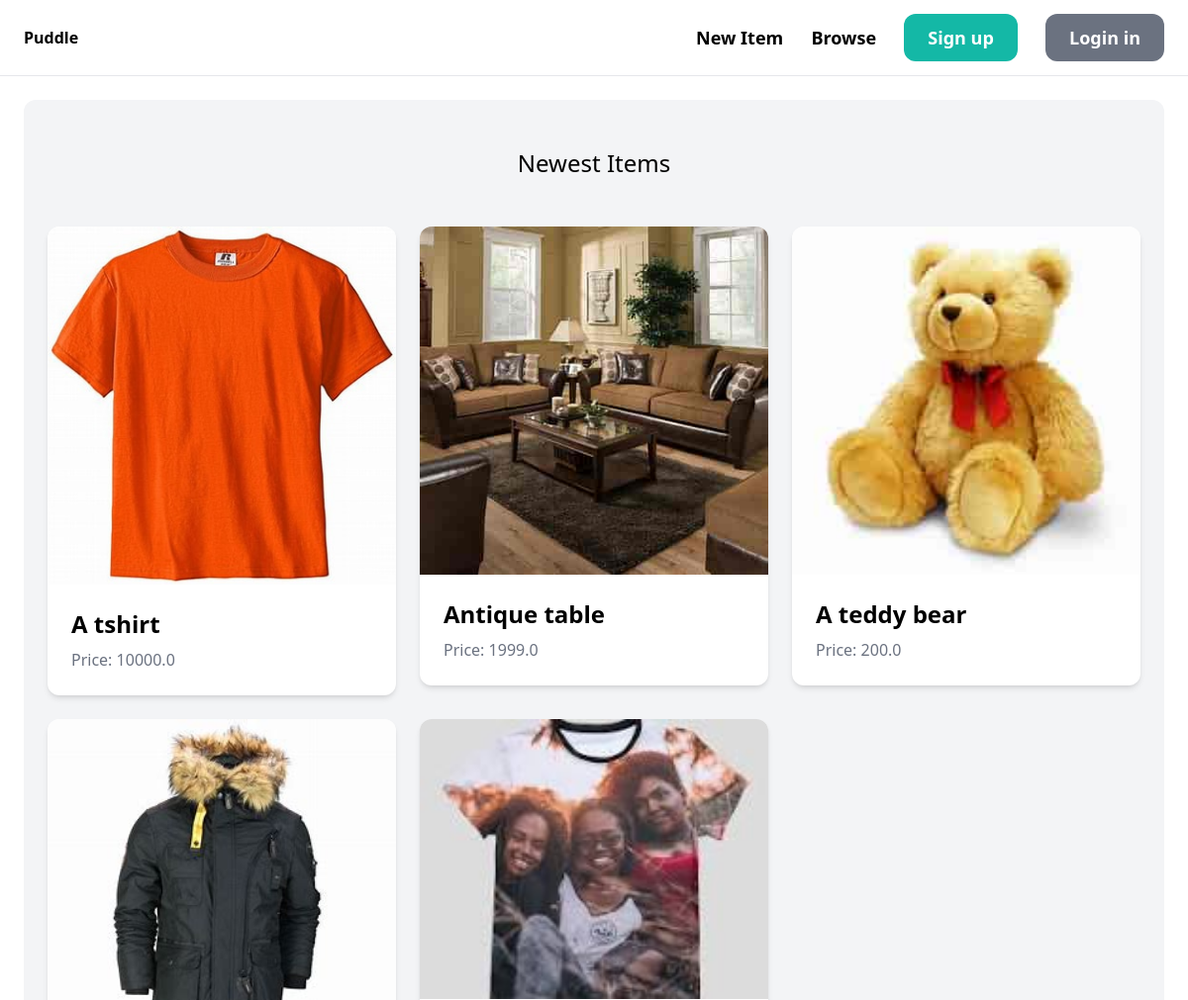
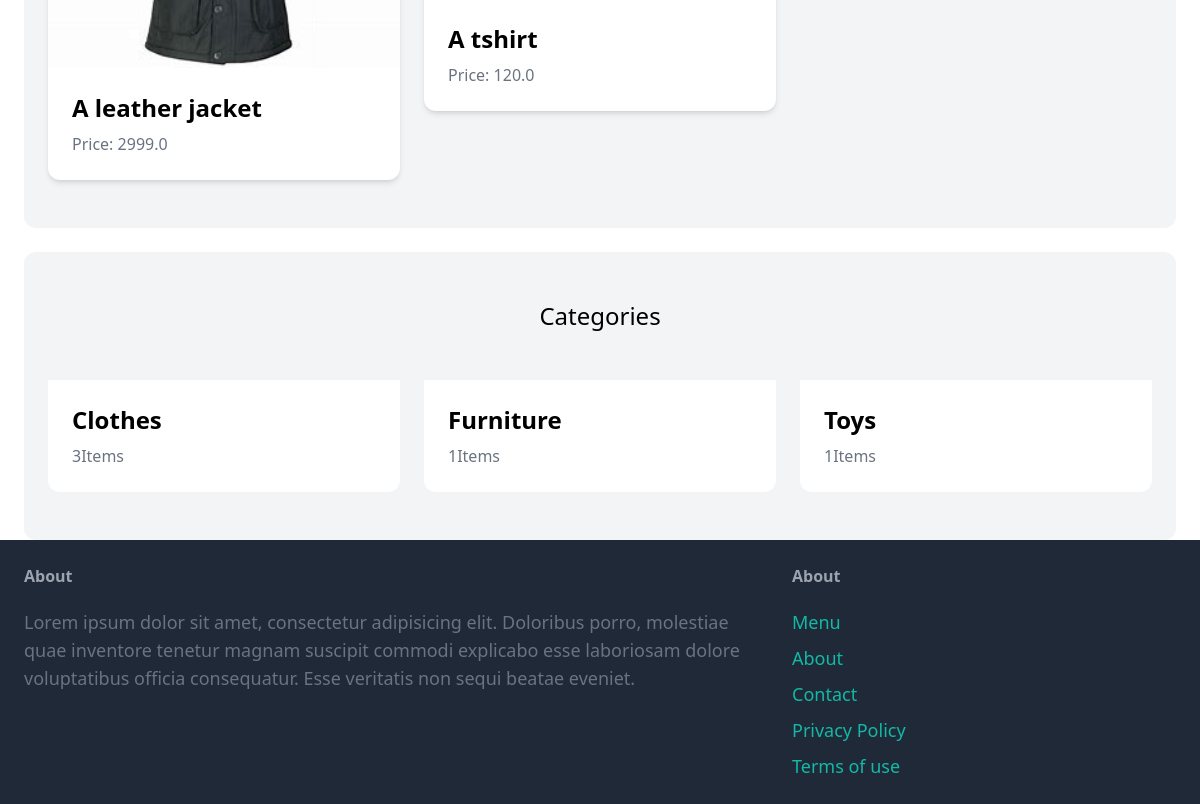
The page / on the database its author committed (2 pictures, top to bottom).
### item/models.py (models this page shows, shortened)
class Item(models.Model):
    category = models.ForeignKey(Category, related_name='items', on_delete=models.CASCADE)
    name = models.CharField(max_length=255)
    slug = models.SlugField(max_length=255, unique=True, blank=True)
    description = models.TextField(blank=True, null=True)
    price = models.FloatField()
    image = models.ImageField(upload_to='items_images', blank=True, null=True)
    is_sold = models.BooleanField(default=False)
    created_by = models.ForeignKey(User, related_name='items', on_delete=models.CASCADE)
    created_at = models.DateTimeField(auto_now_add=True)

class Category(models.Model):
    name = models.CharField(max_length=255)
    slug = models.SlugField(max_length=255, unique=True, blank=True, editable=False)  # Make it non-fillable
    class Meta:
        verbose_name_plural = 'Categories'
        ordering = ('name',)

### core/views.py (the view)
# urls.py: path('',views.index ,name='index'),
def index(request):
  items=Item.objects.filter(is_sold=False)[0:6]
  categories=Category.objects.all()
  return render(request,'core/index.html',{
    'categories':categories,
    'items':items
  }
                )

### core/templates/core/index.html (shortened to what this page needs)
{% extends 'core/base.html' %}
{% block content %}
<div class="mt-6 px-6 py-12 bg-gray-100 rounded-xl">
    <h2 class="mb-12 text-2xl text-center">Newest Items</h2>
    <div class="grid grid-cols-1 sm:grid-cols-2 md:grid-cols-3 gap-6">
        {% for item in items %}
        <div>
            <a href="{% url 'item:detail' slug=item.slug %}">
                <div class="bg-white shadow-md rounded-xl overflow-hidden">
                    <div class="aspect-w-16 aspect-h-9">
                        <img src="{{ item.image.url }}" alt="{{ item.name }}" class="w-full h-full object-cover">
                    </div>
                    <div class="p-6">
                        <h2 class="text-2xl font-semibold">{{ item.name }}</h2>
                        <p class="text-gray-500 mt-2">Price: {{ item.price }}</p>
                    </div>
                </div>
          </a>
        </div>
        {% endfor %}
    </div>
</div>
<div class="mt-6 px-6 py-12 bg-gray-100 rounded-xl">
    <h2 class="mb-12 text-2xl text-center">Categories</h2>
    <div class="grid grid-cols-1 sm:grid-cols-2 md:grid-cols-3 gap-6">
        {%for category in categories%}
        <div>
    <a href="#">
            <div class="p-6 bg-white rounded-b-xl">
                <h2 class="text-2xl font-semibold">{{ category.name }}</h2>
                <p class="text-gray-500 mt-2"> {{ category.items.count }}Items</p>
            </div>
        </a>
        </div>
        {% endfor %}
    </div>
</div>
{% endblock %}

### rows shown on the page
Item: image (picture), name "A tshirt", price "10000.0"
Item: image (picture), name "Antique table", price "1999.0"
Item: image (picture), name "A teddy bear", price "200.0"
Item: image (picture), name "A leather jacket", price "2999.0"
Item: image (picture), name "A tshirt", price "120.0"
Category: name "Clothes", items.count "3"
Category: name "Furniture", items.count "1"
Category: name "Toys", items.count "1"
